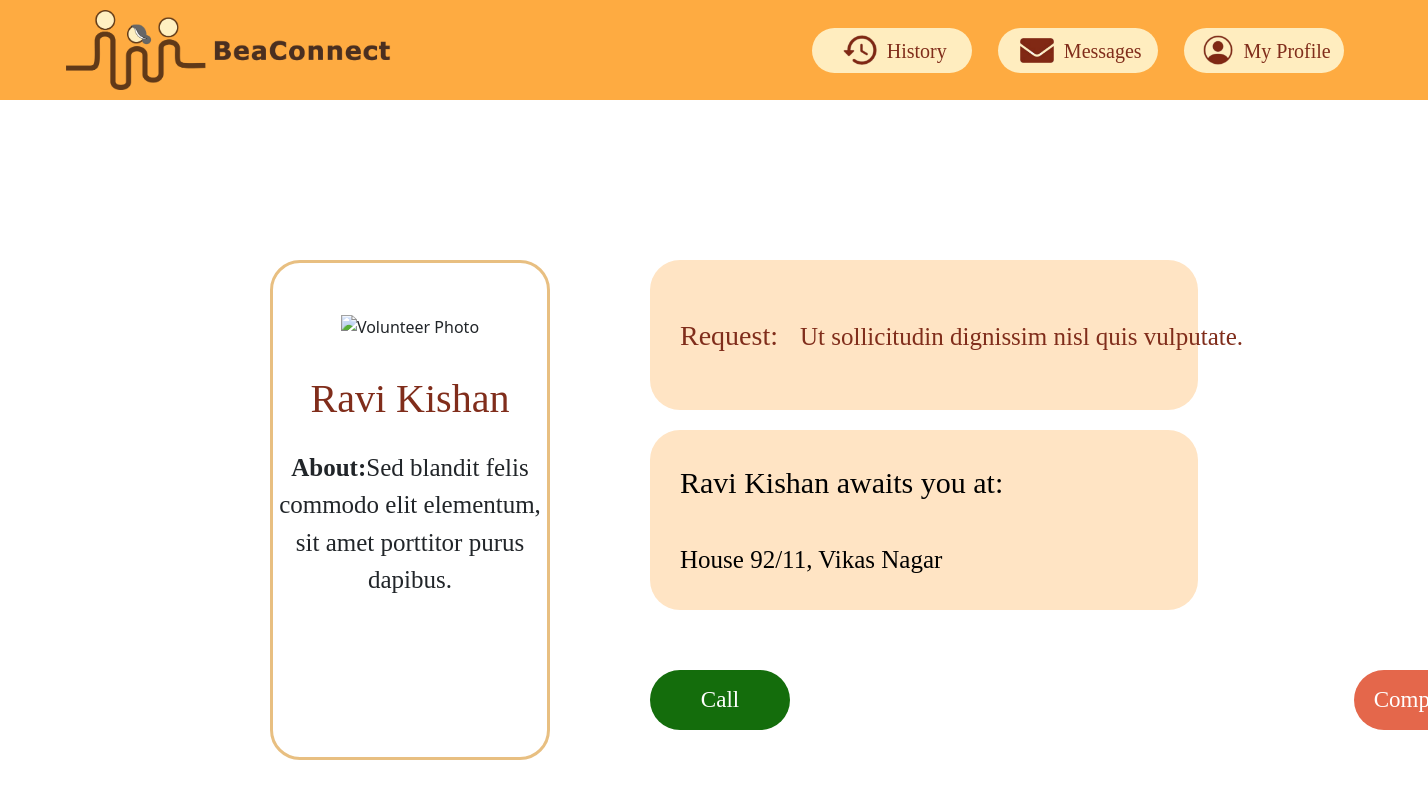
The app's page /beaconnect/elderly_details/1, older data.
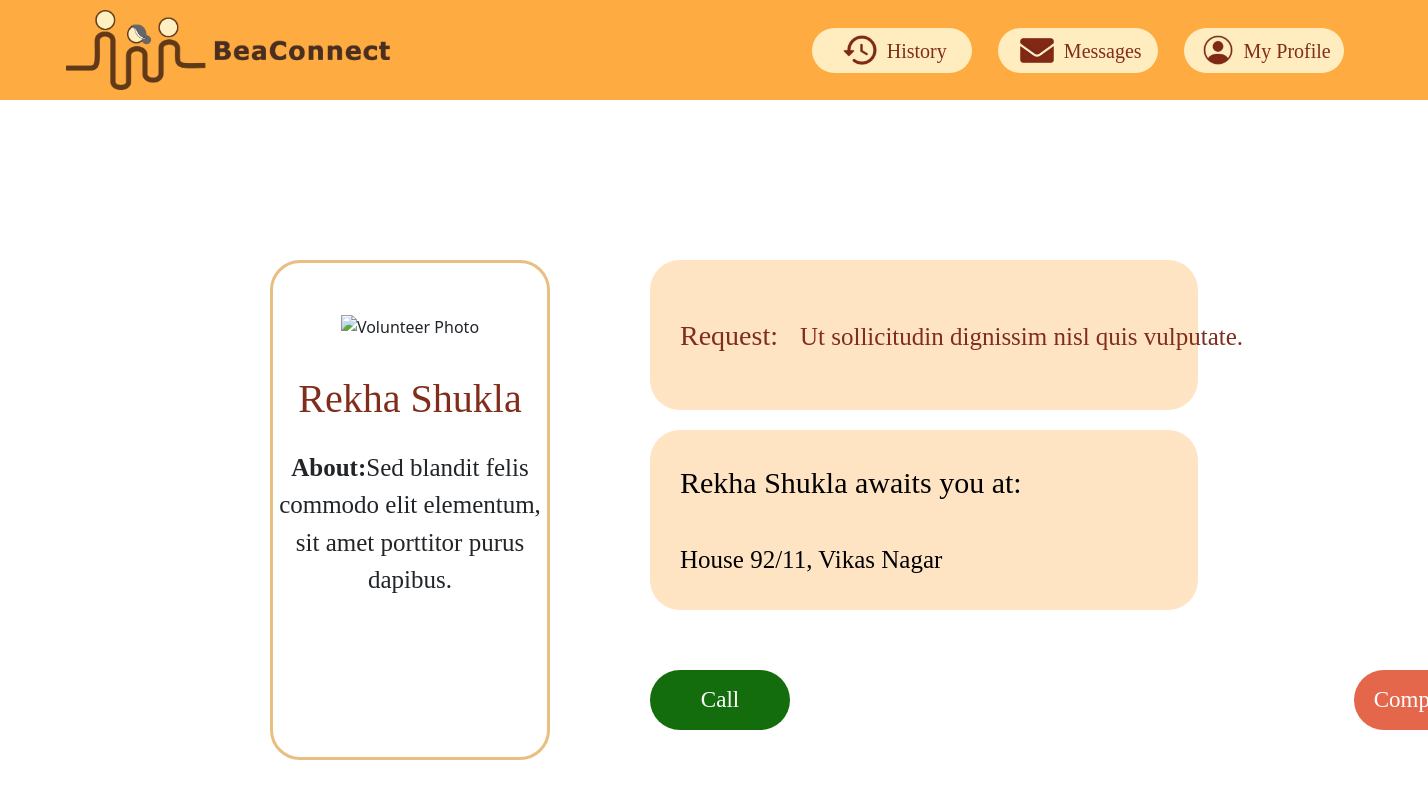
The same page, newer data.
### BeaConnect/models.py (models this page shows)
class User(models.Model):
	username = models.TextField()
	id = models.AutoField(db_column='ID', primary_key=True, default=-1)  # Field name made lowercase.
	location = models.TextField()
	bio = models.TextField()
	photograph = models.TextField()
	age = models.IntegerField()
	mail = models.TextField()
	phone_number = models.CharField(max_length=10)
	class Meta:
		db_table = 'User'

### BeaConnect/views.py (the view)
# urls.py: path('elderly_details/<int:request_id>', views.elderly_details, name="elderly_details"),
@require_GET
def elderly_details(request: HttpRequest, request_id: int) -> HttpResponse:
	user_req = Request.objects.get(request_id=request_id)
	elderly_user = User.objects.get(id=user_req.requester)
	return render(request, "BeaConnect/elderly_details.html",
	              {
		              "request_id": request_id,
		              "pfp": "BeaConnect/media/" + elderly_user.photograph,
		              "name": elderly_user.username,
		              "req_content": user_req.content,
		              "bio": elderly_user.bio,
		              "phone_num": elderly_user.phone_number
	              }
	              )

### templates/BeaConnect/elderly_details.html (shortened to what this page needs)
{% load static %}
<!DOCTYPE html>
<html lang="en">
    <head>
        <link rel="stylesheet" type='text/css' href='{% static "BeaConnect/css/elderly_details.css" %}'>
        <link href="https://cdn.jsdelivr.net/npm/bootstrap@5.1.3/dist/css/bootstrap.min.css" rel="stylesheet">
    </head>
    <body>
    {% include 'BeaConnect/navbar.html' %}
        <div class="parent">
            <div class="left">
                <img id="eld_photo" src="{% static pfp %}" height="150" alt="Volunteer Photo"/>
                <br/>
                <span id="displayname">{{ name }}</span>
                <p id="about"><b>About:</b>{{ bio }}</p>
            </div>
            <div class="right">
                <div class="requestdiv">
                    <p id="reqtitle">Request: </p>
                    <p id="request">{{ req_content }}</p>
                </div>
                <div id="address">
                    <p id="awaitingpara"><span id="name">{{ name }}</span> awaits you at:</p>
                    <p id="location">House 92/11, Vikas Nagar</p>
                </div>
                <button id="call" onclick="alert('You can call them at {{ phone_num }}')">Call</button>
                <button id="completed" onclick="window.location.href='../appreciation'">Completed</button>
            </div>
        </div>
    </body>
</html>

Row changes from the older to the newer data that the page shows:
changed User "Sed blandit felis commodo elit elementum, sit amet porttitor purus dapibus.": username "Ravi Kishan" → "Rekha Shukla"
